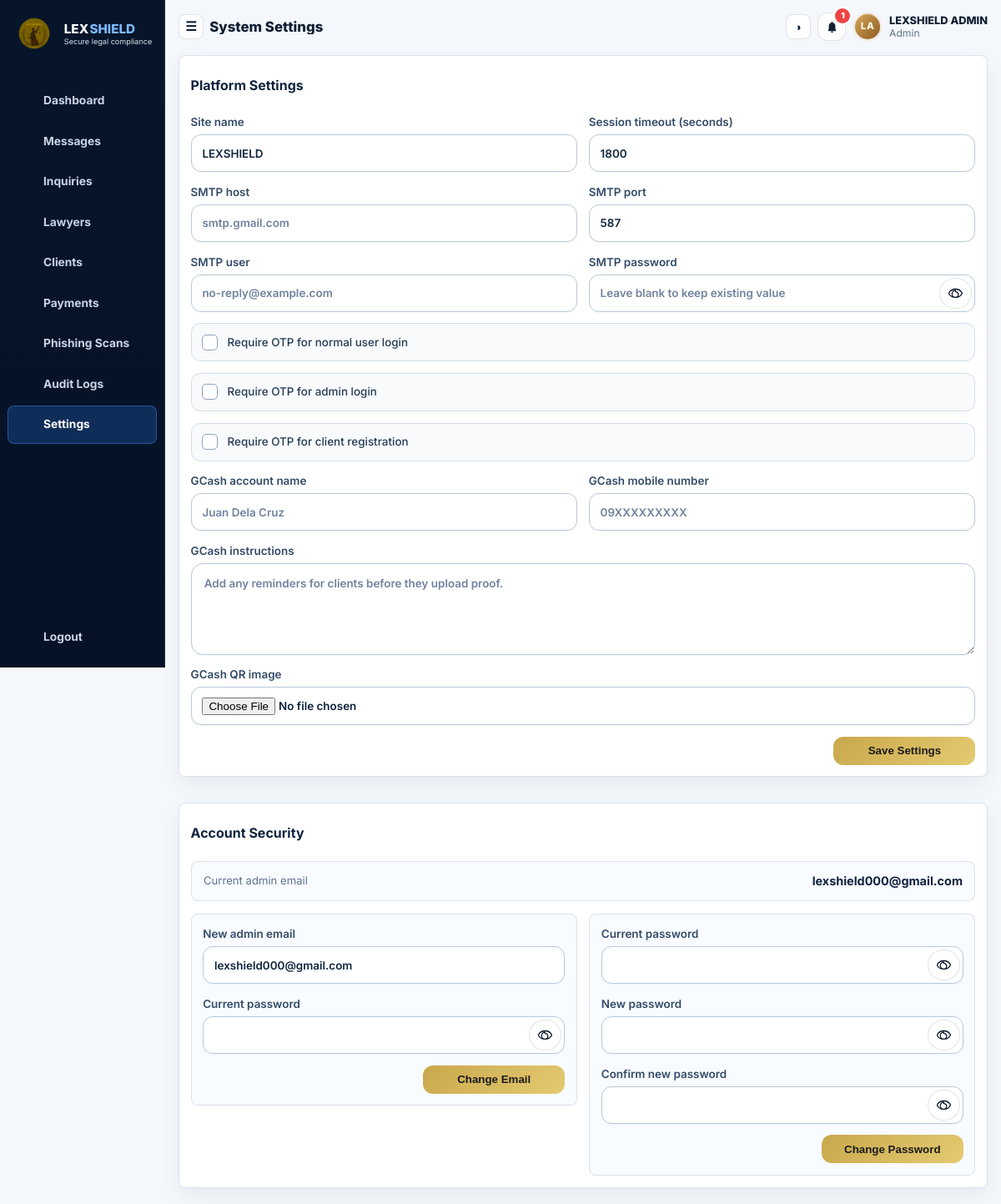
The page /admin/system_settings.php (signed in) on the database its author committed.
### tables this page shows
CREATE TABLE `users` (
  `id` INT UNSIGNED NOT NULL AUTO_INCREMENT,
  `full_name` VARCHAR(150) NOT NULL,
  `email` VARCHAR(190) NOT NULL,
  `password_hash` VARCHAR(255) NOT NULL,
  `role` ENUM('admin','lawyer','client') NOT NULL,
  `is_active` TINYINT(1) NOT NULL DEFAULT 1,
  `failed_login_attempts` TINYINT UNSIGNED NOT NULL DEFAULT 0,
  `locked_until` DATETIME DEFAULT NULL,
  `created_at` TIMESTAMP NOT NULL DEFAULT CURRENT_TIMESTAMP,
  `last_login` DATETIME DEFAULT NULL,
  `avatar_stored_name` VARCHAR(255) DEFAULT NULL,
  PRIMARY KEY (`id`),
  UNIQUE KEY `uq_users_email` (`email`),
  KEY `idx_users_role_active` (`role`, `is_active`)
);

### config/bootstrap/view.php (the view, shortened to what the rows shown need)
<?php
function lex_render_notification_bell(array $user): void
{
    $userId = (int) ($user['id'] ?? 0);
    $state = lex_notifications_for_user($userId, 8);
    $unreadCount = (int) $state['unread_count'];
    $badge = $unreadCount > 99 ? '99+' : (string) $unreadCount;
    echo '<details class="notification-menu">';
    echo '<summary class="icon-button notification-trigger" aria-label="Open notifications" title="Notifications">';
    if ($unreadCount > 0) {
        echo '<span class="notification-badge">' . lex_e($badge) . '</span>';
    }
    echo '</summary>';
    echo '<div class="notification-panel">';
    echo '</div></details>';
}
function lex_page_header(string $title, string $active = '', ?array $user = null): void
{
    $user = $user ?? lex_current_user();
    $role = $user['role'] ?? '';
    $isLoggedIn = (bool) $user;
    $isWorkspaceLayout = $isLoggedIn && in_array($role, ['admin', 'lawyer', 'client'], true);
    $buildInitials = static function (string $value, string $fallback): string {
        $clean = preg_replace('/[^A-Za-z0-9]+/', ' ', trim($value));
        $parts = array_values(array_filter(explode(' ', (string) $clean)));
        if (!$parts) {
            return $fallback;
        }
        if (count($parts) === 1) {
            return strtoupper(substr($parts[0], 0, 2));
        }
        return strtoupper(substr($parts[0], 0, 1) . substr($parts[1], 0, 1));
    };
    $userFullName = (string) ($user['full_name'] ?? '');
    $userRoleLabel = ucfirst((string) $role);
    $userAvatarUrl = lex_profile_avatar_url((string) ($user['avatar_stored_name'] ?? ''));
    $userInitials = $buildInitials($userFullName, $role === 'lawyer' ? 'LW' : 'CL');
    $bodyClasses = [];
    if ($isWorkspaceLayout) {
        $bodyClasses[] = 'app-workspace';
        $bodyClasses[] = 'app-workspace--' . $role;
    }
    $bodyClassAttribute = $bodyClasses ? ' class="' . lex_e(implode(' ', $bodyClasses)) . '"' : '';
    echo '<!DOCTYPE html><html lang="en"><head><meta charset="UTF-8"><meta name="viewport" content="width=device-width, initial-scale=1.0">';
    echo '<link rel="stylesheet" href="' . lex_e(lex_asset_url('public/css/style.css')) . '">';
    echo '</head><body' . $bodyClassAttribute . ' data-api-base="' . lex_e(lex_api_url()) . '" data-role="' . lex_e($role) . '">';
    echo '<div class="app-shell">';
    echo '<main class="main-content" id="main">';
    echo '<header class="topbar">';
    echo '<div class="topbar-title"><h1>' . lex_e($title) . '</h1></div>';
    echo '<div class="topbar-actions">';
    if ($user) {
        if ($isWorkspaceLayout) {
            lex_render_notification_bell($user);
        }
        if ($isWorkspaceLayout) {
            echo '<div class="dashboard-user-chip">';
            if ($userAvatarUrl !== '') {
                echo '<img class="dashboard-user-avatar" src="' . lex_e($userAvatarUrl) . '" alt="Avatar for ' . lex_e($userFullName) . '">';
            } else {
                echo '<span class="dashboard-user-avatar dashboard-user-avatar--fallback" aria-hidden="true">' . lex_e($userInitials) . '</span>';
            }
            echo '<div class="dashboard-user-meta"><strong>' . lex_e($userFullName) . '</strong><span>' . lex_e($userRoleLabel) . '</span></div>';
            echo '</div>';
        } else {
            echo '<div class="user-chip"><strong>' . lex_e($userFullName) . '</strong><span>' . lex_e($userRoleLabel) . '</span></div>';
        }
    } else {
        echo '<a class="button button-primary" href="' . lex_e(lex_app_url('auth/login.php')) . '">Login</a>';
    }
    echo '</div></header>';
}
function lex_page_footer(): void
{
    echo '</main></div></body></html>';
}

### admin/system_settings.php (shortened to what the rows shown need)
<?php
$adminUser = lex_require_role('admin');
lex_page_header('System Settings', 'settings');
?>
<section class="card admin-settings-card" data-system-settings-page>
  <div class="card-head"><h2>Platform Settings</h2></div>
</section>
<section class="card admin-settings-card admin-account-security-card">
  <div class="card-head"><h2>Account Security</h2></div>
  <div class="admin-account-security-current">
    <span>Current admin email</span>
    <strong><?= lex_e((string) ($adminUser['email'] ?? '')) ?></strong>
  </div>
  <div class="admin-account-security-grid">
    <form method="post" class="form-grid admin-settings-form admin-account-security-form">
      <label class="full">New admin email <input type="email" name="new_email" required value="<?= lex_e((string) ($adminUser['email'] ?? '')) ?>" autocomplete="email"></label>
    </form>
  </div>
</section>
<?php lex_page_footer(); ?>

### rows shown on the page
users: id "1", lex_e($userInitials) "LA", full_name "LEXSHIELD ADMIN", role "Admin", email "lexshield000@gmail.com", new_email "lexshield000@gmail.com"

### other values the page prints
lex_e($item['label']) "Dashboard"
lex_e($item['label']) "Messages"
lex_e($item['label']) "Inquiries"
lex_e($item['label']) "Lawyers"
lex_e($item['label']) "Clients"
lex_e($item['label']) "Payments"
lex_e($item['label']) "Phishing Scans"
lex_e($item['label']) "Audit Logs"
lex_e($item['label']) "Settings"
lex_e($title) "System Settings"
